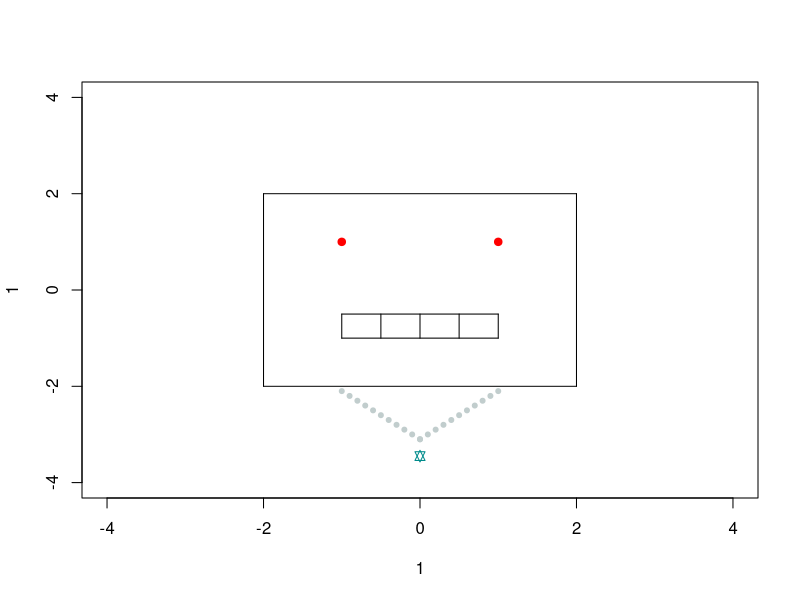

Write the R code that produced this figure.
# Exercise 1

# This is a smiling Jewish Robot 
plot(x = 1, y = 1, type = 'n',
     xlim = c(-4, 4), ylim = c(-4, 4), pch=11)

# This is code for plotting red eyes of the robot
points(x = -1, y = 1, pch = 19, col = "red")
points(x = 1, y = 1, pch = 19, col = "red")
# These are the segments for drawing the robots face and mouth
segments(x0 = -1, y0 = -1, x1 = 1, y1 = -1)
segments(x0 = -1, y0 = -1, x1 = -1, y1 = -0.5)
segments(x0 = -1, y0 = -0.5, x1 = 1, y1 = -0.5)
segments(x0 = 1, y0 = -0.5, x1 = 1, y1 = -1)
segments(x0 = -0.5, y0 = -0.5, x1 = -0.5, y1 = -1)
segments(x0 = 0, y0 = -0.5, x1 = 0, y1 = -1)
segments(x0 = 0.5, y0 = -0.5, x1 = 0.5, y1 = -1)
segments(x0 = -2, y0 = 2, x1 = -2, y1 = -2)
segments(x0 = -2, y0 = -2, x1 = 2, y1 = -2)
segments(x0 = 2, y0 = -2, x1 = 2, y1 = 2)
segments(x0 = -2, y0 = 2, x1 = 2, y1 = 2)

# This is a loop to draw the robot's chain
x <- 0:10

for (i in x) 
{
  points(x = -1 + (i/10) , y = -2.1 - (i/10), pch = 20, col = "azure3")
}

for (i in x) 
{
  points(x =  1 - (i/10), y = -2.1 - (i/10), pch = 20, col = "azure3")
}
# This is for drawing the robot's David's star  
points(x = 0, y = -3.45, pch = 11, col = "darkcyan")

# Exercise 3

# x_values was missing a coma in the sequence 
# The other error is the parameter in mean function X_value is not defined because R is case sensitive

x_values <- c(1, 2, 3, 4, 5, 6, 7, 8, 9)
mean_x <- mean(x_values)
mean_x

# Exercise 4

# We used the function as.numeric to cast '4' from character to an integer
x <- c(2, 3, 4, '4')
x <- as.numeric(x)
mean(x)

#Exercise 5 

# First we have to change the working directory to the one where 'nettle_1999_climate.csv' file exist
# The other error is not reading the file before retrieve data from it
# The last error is using '=' instead of '=='
nettle <- read.csv('nettle_1999_climate.csv')
nettle[nettle$Country == 'Yemen', ]

#Exercise 6

head(nettle)
nettle[2, 5] # This code shows the data in the second row and the fifth row 
nettle[1:4, ] # This line shows the first four rows of nettle data frame
nettle[1:4, 1:2] # This line shows the data in the first and second column of the first four rows
nettle[nettle$Country == 'Bangladesh', ] # This line shows the rows that have Bangladesh as a country
nettle[nettle$Country == 'Bangladesh', 5] # This line shows the fifth column of the rows that have Bangladesh as a country
nettle[nettle$Country == 'Bangladesh', ] [, 5]  # This line shows the fifth column of the rows that have Bangladesh as a country
nettle[nettle$Country == 'Bangladesh', ] $Langs # This line shows the values of the column 'Langs'  of the rows that have Bangladesh as a country
nettle[nettle$Country == 'Bangladesh', 'Langs'] # This line shows the values of the column 'Langs'  of the rows that have Bangladesh as a country
nettle[1:4, ] $Langs[2] # This line retrieve the first four rows of nettle data frame, then it displays the value of Langs of the second element in that list
nettle[1:4, c('Country', 'Langs')] # This line the columns 'Country' and 'Langs' of the first four rows
head(nettle[,]) # This line shows the head of nettle data frame (the first six rows )


